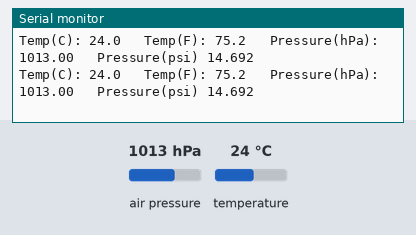
This sketch was run on a simulated Arduino Uno, built with avr-gcc and run on an emulated ATmega328P. On the bench: the last lines printed to the serial monitor. Wiring (inferred from the names in the program): BMP180 pressure sensor at I2C address 0x77. The test bench sets the inputs (shaded band); at power-on: air pressure 1013 hPa, temperature 24 °C.

Above: at 1.2 s.
1.3 s: air pressure set to 952 hPa
At 2.1 s:
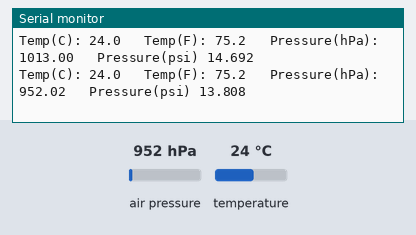
2.8 s: temperature set to 12 °C
At 2.8 s:
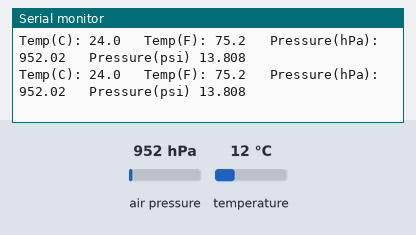
4.3 s: air pressure set to 1000 hPa
At 4.6 s:
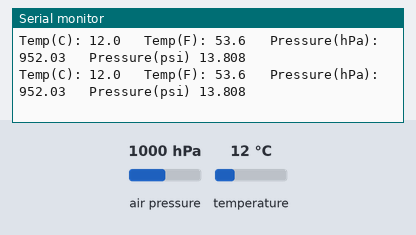
7.4 s: temperature set to 0 °C
At 7.8 s:
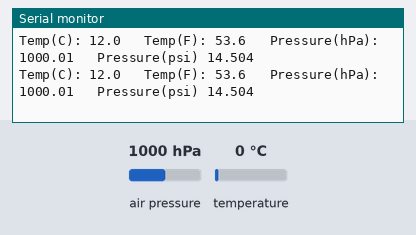
Timing chart, 0 to 10.4 s (numbered marks = the images above; inputs shaded):
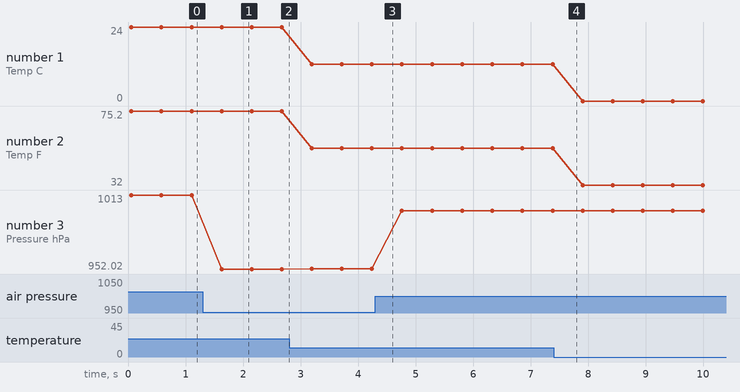

Measured:
- after the input at 1.3 s, the serial monitor: prints a new line after 0.33 s (image 1)
- plotted number 1: 24 → 12 after the input at 2.8 s, 12 → 0 after the input at 7.4 s
- plotted number 2: 75.2 → 53.6 after the input at 2.8 s, 53.6 → 32 after the input at 7.4 s
- plotted number 3: 1013 → 952.02 after the input at 1.3 s, 952.02 → 952.03 after the input at 2.8 s, 952.03 → 1000.01 after the input at 4.3 s

The sketch:

POST_Pressure_Temperature_Complete.ino
```cpp
// POST Pressure and Temperature test code
// Test to see if Pressure and Temperature sensor is working

// Needed Libraries
   #include <Wire.h>
   #include "bmp.h"

// Global variables
// variables for temperature and pressure
   short tempur;
   float tempurC;
   float tempurF;
   long presur;
   float presurhPa;
   float presurPSI;

void setup(){
// Start Serial communication.
   Serial.begin(9600);
   Serial.println("POST Pressure/Temperature code started...");

// Start I2C Communication
   Serial.println("START WIRE");
   Wire.begin();

// Calibrate the pressure and temperature sensor
   Bmp::bmp085Calibration();

}

void loop(){
// Read Temperature (C)
// Output is interger
// Divide by resolution in data sheet 0.1 C
   tempur = Bmp::bmp085GetTemperature(Bmp::bmp085ReadUT());
   float tempurC = tempur/10.0;
   // Convert to F
   float tempurF = ((9.f/5)*tempurC+32);

// Read Pressure (hPa)
// Output is interger
// Divide by resolution in data sheet 0.01 hPa
   long presur = Bmp::bmp085GetPressure(Bmp::bmp085ReadUP());
   float presurhPa = presur/100.0;
   // Convert to psi from 0.01 hPa
   float presurPSI = (presurhPa/(68.9475));

// Print results
   Serial.print("Temp(C): ");
   Serial.print(tempurC,1);
   Serial.print("\t Temp(F): ");
   Serial.print(tempurF,1);
   Serial.print("\t Pressure(hPa): ");
   Serial.print(presurhPa);
   Serial.print("\t Pressure(psi) ");
   Serial.println(presurPSI,3);

// delay for readability
   delay(500);
  }
```

bmp.h
```cpp
#ifndef _bmp_h_
#define _bmp_h_

#include "Arduino.h"

namespace Bmp{
// Calibration values
int ac1;
int ac2;
int ac3;
unsigned int ac4;
unsigned int ac5;
unsigned int ac6;
int b1;
int b2;
int mb;
int mc;
int md;

// b5 is calculated in bmp085GetTemperature(...), this variable is also used in bmp085GetPressure(...)
// so ...Temperature(...) must be called before ...Pressure(...).
long b5;

//error handeling
volatile unsigned int bmperror_curCount=0;
volatile unsigned int bmperror_minCount=100000;
int bmp_error=0;//Gets set to 1 if the last function had an error.
int bmp085GetError(){return bmp_error;}
void bmp085ResetError(){bmp_error=0;}
void bmp085AddError(){bmp_error++;}
boolean bmp085WaitForBits(int sizeOFIn=1){bmperror_curCount=0;while(Wire.available()<sizeOFIn&&bmperror_curCount<bmperror_minCount){bmperror_curCount++;}if(bmperror_curCount>=bmperror_minCount){bmp085AddError();return false;}return true;}

//Pressure
#define BMP085_ADDRESS 0x77  // I2C address of BMP085
const unsigned char OSS = 0;  // Oversampling Setting

// Calculate temperature given ut.
// Value returned will be in units of 0.1 deg C
short bmp085GetTemperature(unsigned int ut)
{
  long x1, x2;

  x1 = (((long)ut - (long)ac6)*(long)ac5) >> 15;
  x2 = ((long)mc << 11)/(x1 + md);
  b5 = x1 + x2;

  return ((b5 + 8)>>4);
}

// Calculate pressure given up
// calibration values must be known
// b5 is also required so bmp085GetTemperature(...) must be called first.
// Value returned will be pressure in units of Pa.
long bmp085GetPressure(unsigned long up)
{
  long x1, x2, x3, b3, b6, p;
  unsigned long b4, b7;

  b6 = b5 - 4000;
  // Calculate B3
  x1 = (b2 * (b6 * b6)>>12)>>11;
  x2 = (ac2 * b6)>>11;
  x3 = x1 + x2;
  b3 = (((((long)ac1)*4 + x3)<<OSS) + 2)>>2;

  // Calculate B4
  x1 = (ac3 * b6)>>13;
  x2 = (b1 * ((b6 * b6)>>12))>>16;
  x3 = ((x1 + x2) + 2)>>2;
  b4 = (ac4 * (unsigned long)(x3 + 32768))>>15;

  b7 = ((unsigned long)(up - b3) * (50000>>OSS));
  if (b7 < 0x80000000)
    p = (b7<<1)/b4;
  else
    p = (b7/b4)<<1;

  x1 = (p>>8) * (p>>8);
  x1 = (x1 * 3038)>>16;
  x2 = (-7357 * p)>>16;
  p += (x1 + x2 + 3791)>>4;

  return p;
}

// Read 1 byte from the BMP085 at 'address'
char bmp085Read(unsigned char address)
{
  unsigned char data;

  Wire.beginTransmission(BMP085_ADDRESS);
  Wire.write(address);
  Wire.endTransmission();

  Wire.requestFrom(BMP085_ADDRESS, 1);
  //while(!Wire.available());//This is bad. Could get hung up on the request
  //int counter=0;while(!Wire.available());//&&counter<error_minCount){counter++;}if(counter>=error_minCount){bmp085AddError();return 0;}
  if(!bmp085WaitForBits()){return 0;}
  return Wire.read();
}

// Read 2 bytes from the BMP085
// First byte will be from 'address'
// Second byte will be from 'address'+1
int bmp085ReadInt(unsigned char address)
{
  unsigned char msb, lsb;

  Wire.beginTransmission(BMP085_ADDRESS);
  Wire.write(address);
  Wire.endTransmission();

  Wire.requestFrom(BMP085_ADDRESS, 2);
  int counter=0;
  if(!bmp085WaitForBits(2)){return 0;}//while(Wire.available()<2);//&&counter<error_minCount){counter++;}//well this is just bad...if(counter>=error_minCount){bmp085AddError();return 0;}
  msb = Wire.read();
  lsb = Wire.read();

  return (int) msb<<8 | lsb;
}

// Read the uncompensated temperature value
unsigned int bmp085ReadUT()
{
  unsigned int ut;

  // Write 0x2E into Register 0xF4
  // This requests a temperature reading
  Wire.beginTransmission(BMP085_ADDRESS);
  Wire.write(0xF4);
  Wire.write(0x2E);
  Wire.endTransmission();

  // Wait at least 4.5ms
  delay(5);

  // Read two bytes from registers 0xF6 and 0xF7
  ut = bmp085ReadInt(0xF6);
  return ut;
}

// Read the uncompensated pressure value
unsigned long bmp085ReadUP()
{
  unsigned char msb, lsb, xlsb;
  unsigned long up = 0;

  // Write 0x34+(OSS<<6) into register 0xF4
  // Request a pressure reading w/ oversampling setting
  Wire.beginTransmission(BMP085_ADDRESS);
  Wire.write(0xF4);
  Wire.write(0x34 + (OSS<<6));
  Wire.endTransmission();

  // Wait for conversion, delay time dependent on OSS
  delay(2 + (3<<OSS));

  // Read register 0xF6 (MSB), 0xF7 (LSB), and 0xF8 (XLSB)
  Wire.beginTransmission(BMP085_ADDRESS);
  Wire.write(0xF6);
  Wire.endTransmission();
  Wire.requestFrom(BMP085_ADDRESS, 3);

  // Wait for data to become available
  //while(Wire.available() < 3);

  if(!bmp085WaitForBits(3)){return 0;}//while(Wire.available()<3);//&&counter<error_minCount){counter++;}//well this is just bad...if(counter>=error_minCount){bmp085AddError();return 0;}

  msb = Wire.read();
  lsb = Wire.read();
  xlsb = Wire.read();

  up = (((unsigned long) msb << 16) | ((unsigned long) lsb << 8) | (unsigned long) xlsb) >> (8-OSS);

  return up;
}


// Stores all of the bmp085's calibration values into global variables
// Calibration values are required to calculate temp and pressure
// This function should be called at the beginning of the program
void bmp085Calibration()
{
  bmp085ResetError();
  ac1 = bmp085ReadInt(0xAA);
  ac2 = bmp085ReadInt(0xAC);
  ac3 = bmp085ReadInt(0xAE);
  ac4 = bmp085ReadInt(0xB0);
  ac5 = bmp085ReadInt(0xB2);
  ac6 = bmp085ReadInt(0xB4);
  b1 = bmp085ReadInt(0xB6);
  b2 = bmp085ReadInt(0xB8);
  mb = bmp085ReadInt(0xBA);
  mc = bmp085ReadInt(0xBC);
  md = bmp085ReadInt(0xBE);
}

}
#endif
```
